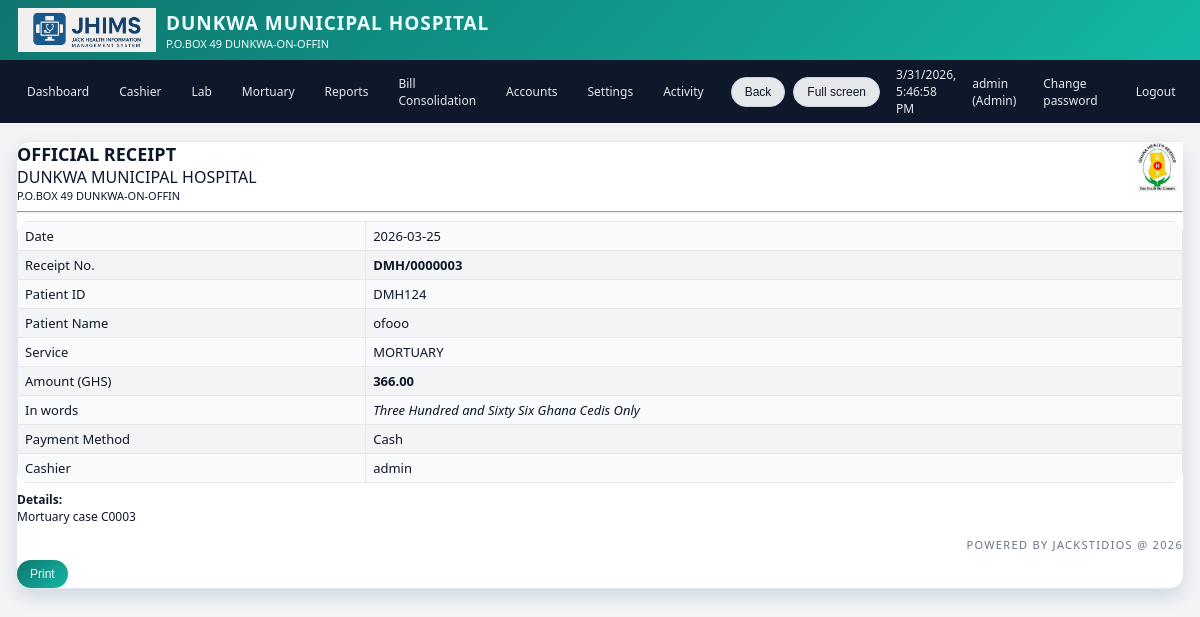
Screenshot of /receipt/3 (signed in) with the database file from the repository.
### tables this page shows
CREATE TABLE patient_records(id INTEGER PRIMARY KEY AUTOINCREMENT,date TEXT,receipt_number TEXT,patient_id TEXT,patient_name TEXT,service_received TEXT,amount_paid REAL,amount_in_words TEXT,cashier_name TEXT,payment_method TEXT,details TEXT);

### app.py (the view)
@app.route("/receipt/<int:rec_id>")
@login_required()
def receipt_view(rec_id):
    conn = get_db()
    c = conn.cursor()
    c.execute("SELECT * FROM patient_records WHERE id=?", (rec_id,))
    rec = c.fetchone()
    conn.close()
    if not rec:
        flash("Receipt not found.", "danger")
        return redirect(url_for("cashier"))
    return render_template("receipt.html", rec=rec)

### app.py (called while the page is built)
def get_db():
    conn = sqlite3.connect(DB_PATH)
    conn.row_factory = sqlite3.Row
    return conn

def login_required(role=None):
    def deco(f):
        @wraps(f)
        def wrapper(*args, **kwargs):
            if "user" not in session:
                return redirect(url_for("login"))
            if role and session.get("role") not in (role, "Admin"):
                flash("Access denied for your role.", "danger")
                return redirect(url_for("dashboard"))
            return f(*args, **kwargs)
        return wrapper
    return deco

@app.before_request
def startup():
    init_db()

@app.context_processor
def inject_globals():
    conn = get_db()
    c = conn.cursor()
    c.execute("SELECT name, insured_price, non_insured_price FROM lab_test_prices ORDER BY name")
    tests = c.fetchall()
    c.execute("SELECT name FROM services ORDER BY name")
    services = [r["name"] for r in c.fetchall()]
    conn.close()
    return dict(
        APP_NAME=APP_NAME,
        HOSPITAL_NAME=HOSPITAL_NAME,
        HOSPITAL_ADDRESS=HOSPITAL_ADDRESS,
        HOSPITAL_PHONE=HOSPITAL_PHONE,
        POWERED_BY=POWERED_BY,
        LAB_TESTS=tests,
        SERVICES=services,
        now=datetime.now,
    )

### templates/receipt.html (shortened to what this page needs)
{% extends "base.html" %}
{% block content %}
<div class="card">
  <div style="display:flex;justify-content:space-between;align-items:flex-start;gap:12px;">
    <div>
      <h2 style="margin:0;">OFFICIAL RECEIPT</h2>
      <div>{{ HOSPITAL_NAME }}</div>
      <div style="font-size:11px;">{{ HOSPITAL_ADDRESS }}</div>
    </div>
    <div style="text-align:right;">
      <img src="{{ url_for('static', filename='ghs_logo.png') }}" alt="GHS" style="height:50px;margin-bottom:4px;" onerror="this.style.display='none'"><br>
    </div>
  </div>
  <hr>
  <table style="width:100%;font-size:13px;">
    <tr><td>Date</td><td>{{ rec.date }}</td></tr>
    <tr><td>Receipt No.</td><td><strong>{{ rec.receipt_number }}</strong></td></tr>
    <tr><td>Patient ID</td><td>{{ rec.patient_id }}</td></tr>
    <tr><td>Patient Name</td><td>{{ rec.patient_name }}</td></tr>
    <tr><td>Service</td><td>{{ rec.service_received }}</td></tr>
    <tr><td>Amount (GHS)</td><td><strong>{{ '%.2f'|format(rec.amount_paid or 0) }}</strong></td></tr>
    <tr><td>In words</td><td><em>{{ rec.amount_in_words }}</em></td></tr>
    <tr><td>Payment Method</td><td>{{ rec.payment_method }}</td></tr>
    <tr><td>Cashier</td><td>{{ rec.cashier_name }}</td></tr>
  </table>
  {% if rec.details %}
  <p style="margin-top:8px;font-size:12px;"><strong>Details:</strong><br>{{ rec.details }}</p>
  {% endif %}
  <div class="footer-text">
    {{ POWERED_BY }}
  </div>
  <div class="no-print" style="margin-top:8px;">
    <button class="btn btn-primary" onclick="window.print()">Print</button>
  </div>
</div>
{% endblock %}

### templates/base.html (shortened to what this page needs)
<!doctype html>
<html>
  <head>
  </head>
  <body class="theme-{{ THEME|default('light') }}">
    <header>
      <img src="{{ url_for('static', filename='jhims_logo.png') }}" alt="JHIMS" onerror="this.style.display='none'">
      <div>
        <h1>{{ HOSPITAL_NAME }}</h1>
        <div style="font-size:11px;">{{ HOSPITAL_ADDRESS }}</div>
      </div>
    </header>
    {% if session.get('user') %}
    <nav class="no-print">
      <a href="{{ url_for('dashboard') }}">Dashboard</a>
      <a href="{{ url_for('cashier') }}">Cashier</a>
      <a href="{{ url_for('lab') }}">Lab</a>
      <a href="{{ url_for('mortuary') }}">Mortuary</a>
      <a href="{{ url_for('reports_home') }}">Reports</a>
      {% if session.get('role') in ['Admin','Cashier'] %}<a href="{{ url_for('bill_consolidation') }}">Bill Consolidation</a>{% endif %}
      {% if session.get('role') == 'Admin' %}
      <a href="{{ url_for('manage_users') }}">Accounts</a>
      <a href="{{ url_for('settings_receipt') }}">Settings</a>
      <a href="{{ url_for('activity_log') }}">Activity</a>
      {% endif %}
      <button class="btn btn-secondary" type="button" onclick="goBack()">Back</button>
      <button class="btn btn-secondary" type="button" onclick="enterFullscreen()">Full screen</button>
      <span style="font-size:12px;margin-left:8px;" id="clock"></span>
      <span style="font-size:12px;margin-left:8px;">{{ session.get('user') }} ({{ session.get('role') }})</span>
      <a href="{{ url_for('change_password') }}" style="font-size:12px;margin-left:8px;">Change password</a>
      <a href="{{ url_for('logout') }}" style="font-size:12px;margin-left:8px;">Logout</a>
    </nav>
    {% endif %}
    <div class="container">
      {% block content %}{% endblock %}
    </div>
  </body>
</html>

### templates/base.html (style rules this page uses)
:root { --accent:#0f766e; --accent-strong:#0d9488; --accent-soft:#a7f3d0; --danger:#b91c1c; --border-soft:#e2e8f0; --bg-light:#f3f4f6; --bg-card:#ffffff; --text-main:#0f172a; --text-muted:#6b7280; }
* { box-sizing:border-box; }
body { margin:0; font-family:system-ui,-apple-system,BlinkMacSystemFont,"Segoe UI",sans-serif; }
body.theme-light { background:var(--bg-light); color:var(--text-main); }
body.theme-light header { background:linear-gradient(135deg,#0f766e,#14b8a6); color:#ecfeff; box-shadow:0 8px 20px rgba(15,118,110,.45); }
body.theme-light nav { background:#0f172a; color:#e5e7eb; }
body.theme-light .card { background:var(--bg-card); border-radius:14px; border:1px solid var(--border-soft); box-shadow:0 8px 18px rgba(148,163,184,.35); }
body.theme-light table { background:#f9fafb; }
body.theme-light tr:nth-child(even) td { background:#f3f4f6; }
header { padding:8px 18px; display:flex; align-items:center; gap:10px; }
header img { height:44px; }
header h1 { margin:0;font-size:19px;letter-spacing:.05em;text-transform:uppercase; }
nav { padding:6px 16px; display:flex; align-items:center; gap:8px; }
nav a { color:#e5e7eb; text-decoration:none; font-size:12px; padding:6px 10px; border-radius:999px; border:1px solid transparent; transition:.16s ease; }
.container { max-width:1200px; margin:18px auto 40px auto; padding:0 16px; }
.card h2 { margin-top:0; font-size:18px; }
.btn { display:inline-flex; align-items:center; justify-content:center; gap:5px; padding:7px 13px; border-radius:999px; border:none; font-size:12px; font-weight:500; cursor:pointer; white-space:nowrap; transition:.16s transform,.16s box-shadow,.16s background; }
.btn-primary { background:linear-gradient(135deg,#0f766e,#14b8a6); color:#ecfeff; }
.btn-secondary { background:#e5e7eb; color:#111827; border:1px solid #cbd5e1; }
table { width:100%; border-collapse:collapse; font-size:12px; border-radius:12px; overflow:hidden; }
th,td { border:1px solid #e5e7eb; padding:5px 7px; text-align:left; }
.footer-text { font-size:11px; color:#6b7280; margin-top:10px; text-align:right; letter-spacing:.12em; text-transform:uppercase; }

### rows the page displays
patient_records: get "admin", get "Admin", date "2026-03-25", receipt_number "DMH/0000003", patient_id "DMH124", patient_name "ofooo", service_received "MORTUARY", amount_paid "366.00", amount_in_words "Three Hundred and Sixty Six Ghana Cedis Only", payment_method "Cash", cashier_name "admin", details "Mortuary case C0003"

### other values shown
{{ HOSPITAL_NAME }} "DUNKWA MUNICIPAL HOSPITAL"
{{ HOSPITAL_ADDRESS }} "P.O.BOX 49 DUNKWA-ON-OFFIN"
{{ POWERED_BY }} "POWERED BY JACKSTIDIOS @ 2026"
